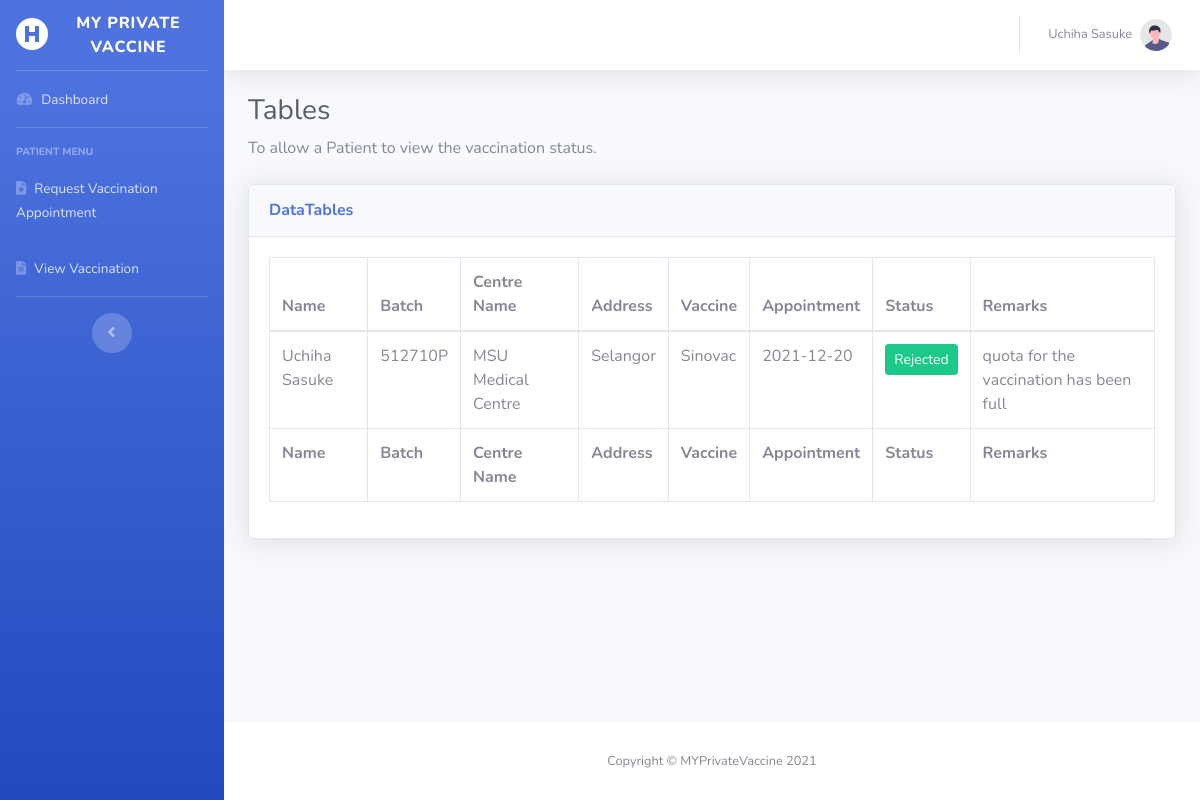
Screenshot of /asset/view-vaccination/view.php (signed in) with the database file from the repository.
### tables this page shows
CREATE TABLE `vaccine` (
  `vaccineID` int(5) NOT NULL,
  `manufacturer` varchar(15) NOT NULL,
  `vaccineName` varchar(15) NOT NULL
);

CREATE TABLE `vaccination` (
  `vaccinationID` int(5) NOT NULL,
  `batchNo` varchar(15) NOT NULL,
  `appointmentDate` varchar(15) NOT NULL,
  `status` enum('Pending','Confirm','Administered','Rejected') NOT NULL DEFAULT 'Pending',
  `remarks` varchar(50) DEFAULT NULL,
  `fullname` varchar(30) NOT NULL
);

CREATE TABLE `healthcarecentre` (
  `id` int(11) NOT NULL,
  `centreName` varchar(30) NOT NULL,
  `address` varchar(30) NOT NULL,
  `other` varchar(15) NOT NULL
);

### asset/view-vaccination/view.php (the view, shortened to what this page needs)
<!DOCTYPE html>
<html lang="en">
<head>
    <link href="../../vendor/fontawesome-free/css/all.min.css" rel="stylesheet" type="text/css">
    <link href="../../css/sb-admin-2.min.css" rel="stylesheet">
    <link href="../../vendor/datatables/dataTables.bootstrap4.min.css" rel="stylesheet">
</head>
<body id="page-top">
<div id="wrapper">
    <ul class="navbar-nav bg-gradient-primary sidebar sidebar-dark accordion" id="accordionSidebar">
        <a class="sidebar-brand d-flex align-items-center justify-content-center" href="home-patient.php">
            <div class="sidebar-brand-icon">
                <i class="fas fa-hospital-symbol"></i>
            </div>
            <div class="sidebar-brand-text mx-3">MY Private Vaccine</div>
        </a>
        <hr class="sidebar-divider my-0">
        <li class="nav-item">
            <a class="nav-link" href="../home-patient.php">
                <i class="fas fa-fw fa-tachometer-alt"></i>
                <span>Dashboard</span></a>
        </li>
        <hr class="sidebar-divider">
        <div class="sidebar-heading">
            Patient Menu
        </div>
        <li class="nav-item">
            <a class="nav-link" href="../request-vaccination/create.php">
                <i class="fas fa-file-medical"></i>
                <span>Request Vaccination Appointment</span></a>
        </li>
        <li class="nav-item">
            <a class="nav-link" href="view.php">
                <i class="fas fa-file-alt"></i>
                <span>View Vaccination</span></a>
        </li>
        <hr class="sidebar-divider d-none d-md-block">
        <div class="text-center d-none d-md-inline">
            <button class="rounded-circle border-0" id="sidebarToggle"></button>
        </div>
    </ul>
    <div id="content-wrapper" class="d-flex flex-column">
        <div id="content">
            <nav class="navbar navbar-expand navbar-light bg-white topbar mb-4 static-top shadow">
                <ul class="navbar-nav ml-auto">
                    <li class="nav-item dropdown no-arrow">
                        <a class="nav-link dropdown-toggle" href="#" id="userDropdown" role="button"
                           data-toggle="dropdown" aria-haspopup="true" aria-expanded="false">
                            <span class="mr-2 d-none d-lg-inline text-gray-600 small"><?php echo $_SESSION['fullname'];?></span>
                            <img class="img-profile rounded-circle"
                                 src="../../img/undraw_profile.svg">
                        </a>
                    </li>
                </ul>
            </nav>
            <div class="container-fluid">
                <h1 class="h3 mb-2 text-gray-800">Tables</h1>
                <p class="mb-4">To allow a Patient to view the vaccination status.</p>
                <div class="card shadow mb-4">
                    <div class="card-header py-3">
                        <h6 class="m-0 font-weight-bold text-primary">DataTables</h6>
                    </div>
                    <div class="card-body">
                        <div class="table-responsive">
                            <table class="table table-bordered" id="dataTable" width="100%" cellspacing="0">
                                <thead>
                                <tr>
                                    <th>Name</th>
                                    <th>Batch</th>
                                    <th>Centre Name</th>
                                    <th>Address</th>
                                    <th>Vaccine</th>
                                    <th>Appointment</th>
                                    <th>Status</th>
                                    <th>Remarks</th>
                                </tr>
                                </thead>
                                <tfoot>
                                <tr>
                                    <th>Name</th>
                                    <th>Batch</th>
                                    <th>Centre Name</th>
                                    <th>Address</th>
                                    <th>Vaccine</th>
                                    <th>Appointment</th>
                                    <th>Status</th>
                                    <th>Remarks</th>
                                </tr>
                                </tfoot>
                                <tbody>
                                <?php
                                include '../connection.php';
                                $countVaccine = mysqli_query($connect, "SELECT * FROM vaccination
                                                                                   INNER JOIN batch
                                                                                   ON vaccination.batchNo = batch.batchNo
                                                                                   WHERE status = 'Pending'
                                                                                   ");
                                $totalPending = mysqli_num_rows($countVaccine);
                                $listVaccine = mysqli_query($connect,
                                    "SELECT * FROM vaccine
                                                            INNER JOIN batch
                                                            ON batch.vaccineID = vaccine.vaccineID
                                                            INNER JOIN vaccination
                                                            ON vaccination.batchNo = batch.batchNo
                                                            INNER JOIN healthcarecentre
                                                            on healthcarecentre.centreName = batch.centreName
                                                            WHERE vaccination.fullname = '".$_SESSION['fullname']."'
                                                            ");
                                while ($row = mysqli_fetch_array($listVaccine)){
                                    ?>
                                    <tr>
                                        <td><?php echo $row['fullname']; ?></td>
                                        <td><?php echo $row['batchNo'] ?></td>
                                        <td><?php echo $row['centreName'] ?></td>
                                        <td><?php echo $row['address'] ?></td>
                                        <td><?php echo $row['vaccineName'] ?></td>
                                        <td><?php echo $row['appointmentDate'] ?></td>
                                        <?php if($totalPending){ ?>
                                            <td><p class="btn btn-warning btn-sm"><?php echo $row['status'] ?></p></td>
                                        <?php } else {?>
                                            <td><p class="btn btn-success btn-sm"><?php echo $row['status'] ?></p></td>
                                        <?php } ?>
                                        <td><?php echo $row['remarks'] ?></td>
                                    </tr>
                                <?php } ?>
                                </tbody>
                            </table>
                        </div>
                    </div>
                </div>
            </div>
        </div>
        <footer class="sticky-footer bg-white">
            <div class="container my-auto">
                <div class="copyright text-center my-auto">
                    <span>Copyright &copy; MYPrivateVaccine 2021</span>
                </div>
            </div>
        </footer>
    </div>
</div>
</body>
</html>

### rows the page displays
vaccine: vaccination.fullname "Uchiha Sasuke", vaccination.batchNo "512710P", healthcarecentre.centreName "MSU Medical Centre", healthcarecentre.address "Selangor", vaccineName "Sinovac", vaccination.appointmentDate "2021-12-20", vaccination.status "Rejected", vaccination.remarks "quota for the vaccination has been full"

### other values shown
$_SESSION['fullname'] "Uchiha Sasuke"
